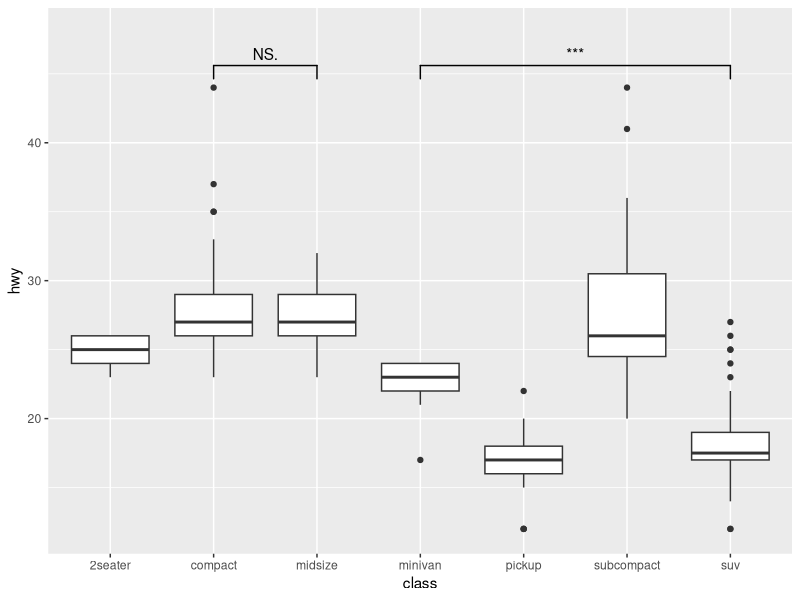

Generate this figure with R:
## ---- chunk 1
knitr::opts_chunk$set(
  collapse = TRUE,
  dpi = 300,
  warning = FALSE,
  message = FALSE,
  out.width = "100%",
  comment = "#>"
)
## ---- chunk 2
library(ggplot2)
library(ggsignif)

ggplot(mpg, aes(class, hwy)) +
  geom_boxplot() +
  geom_signif(
    comparisons = list(c("compact", "midsize"), c("minivan", "suv")),
    map_signif_level = TRUE
  ) +
  ylim(NA, 48)
